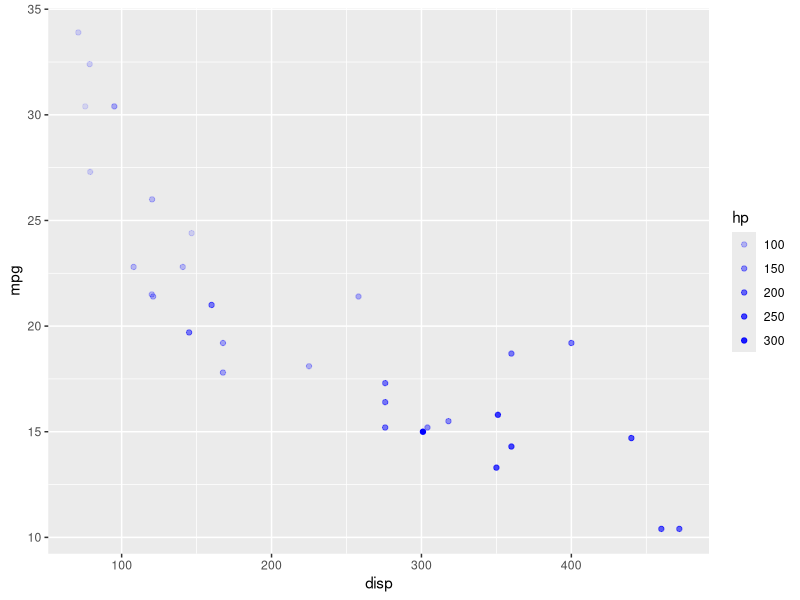
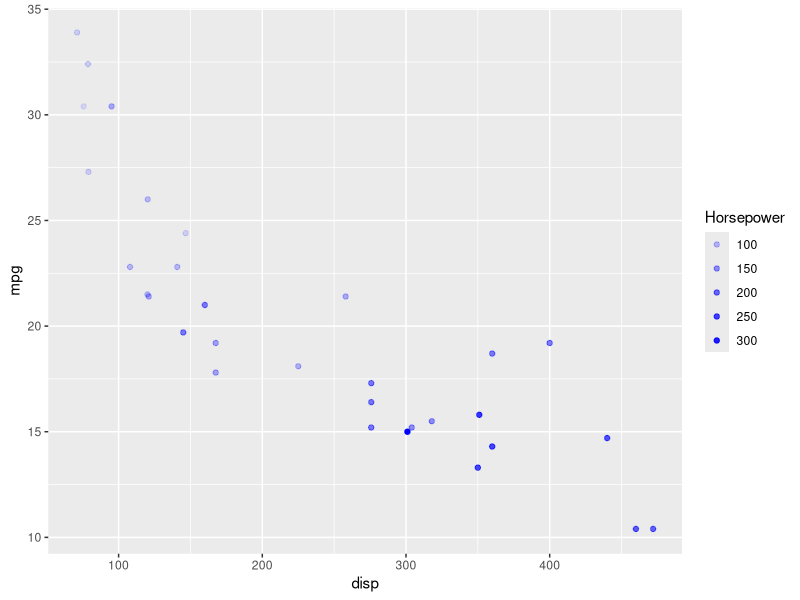
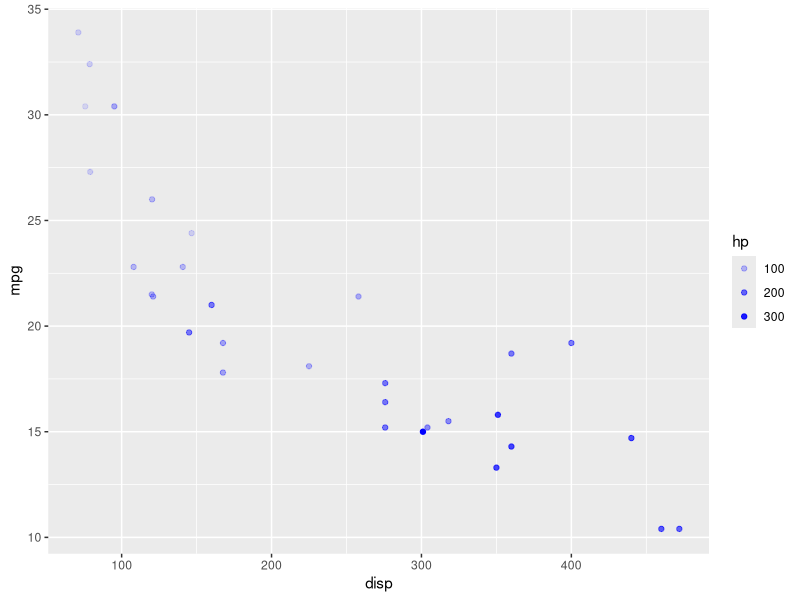
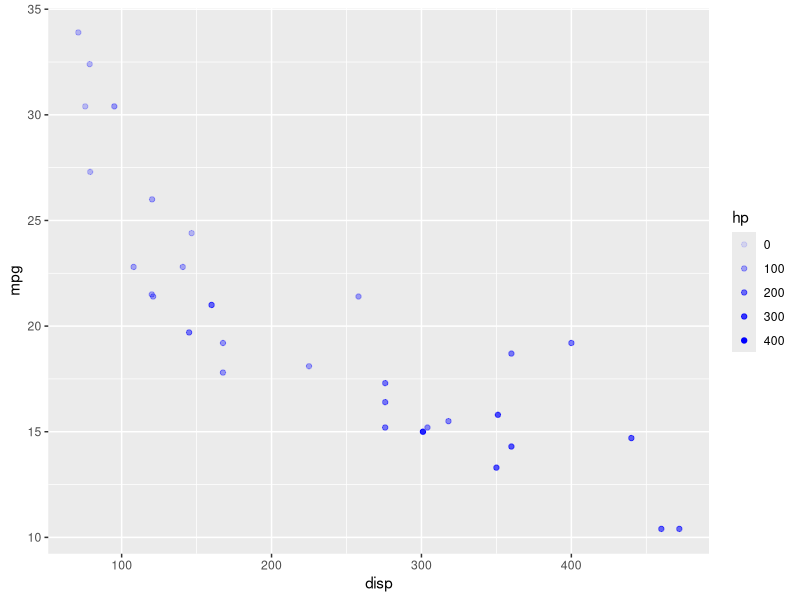
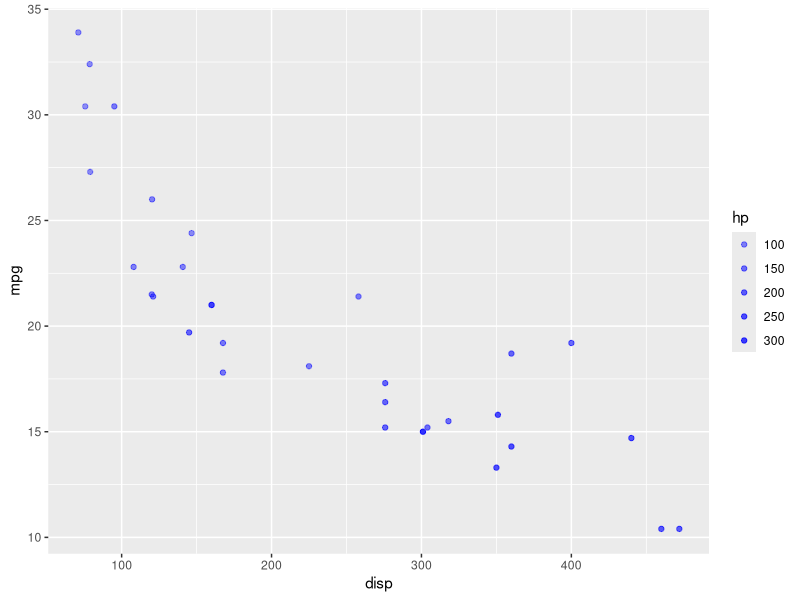
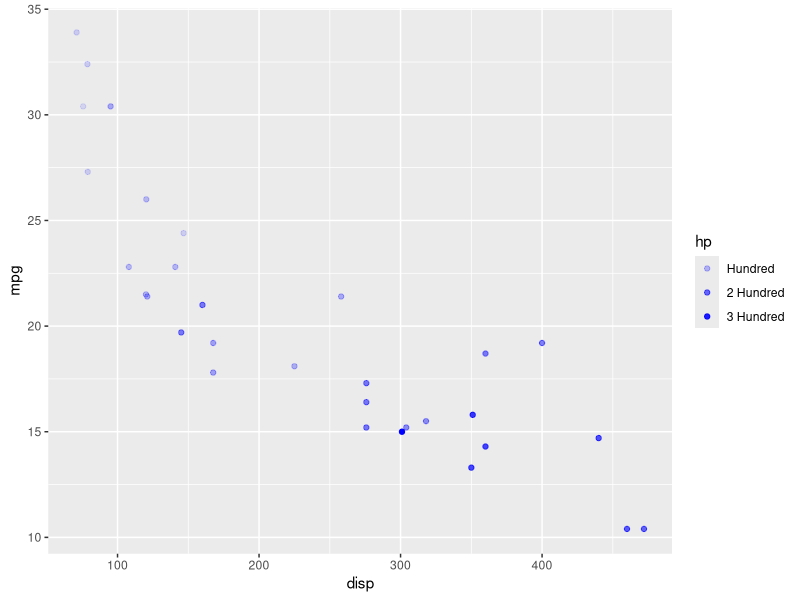
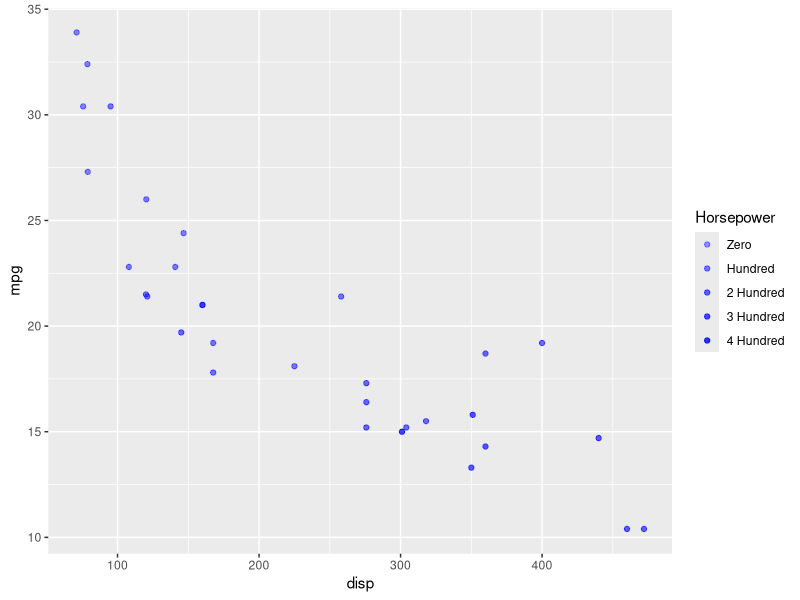
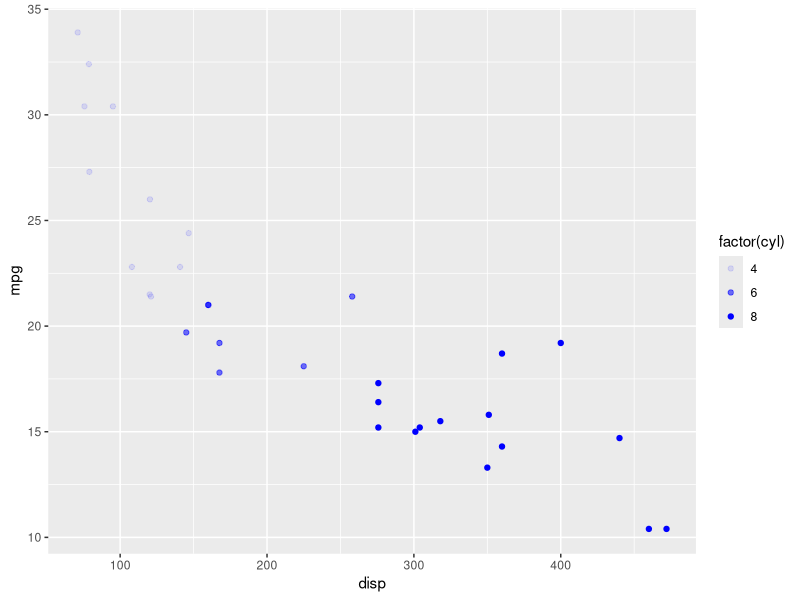

Write the R code that produced these figures, in order.
## ---- chunk 1
library(ggplot2)
library(dplyr)
library(tidyr)
## ---- chunk 2
ggplot(mtcars) +
  geom_point(aes(disp, mpg, alpha = hp), color = 'blue')
## ---- chunk 3
ggplot(mtcars) +
  geom_point(aes(disp, mpg, alpha = hp), color = 'blue') +
  scale_alpha_continuous("Horsepower")
## ---- chunk 4
ggplot(mtcars) +
  geom_point(aes(disp, mpg, alpha = hp), color = 'blue') +
  scale_alpha_continuous(breaks = c(0, 100, 200, 300, 400))
## ---- chunk 5
ggplot(mtcars) +
  geom_point(aes(disp, mpg, alpha = hp), color = 'blue') +
  scale_alpha_continuous(limits = c(0, 400))
## ---- chunk 6
ggplot(mtcars) +
  geom_point(aes(disp, mpg, alpha = hp), color = 'blue') +
  scale_alpha_continuous(range = c(0.4, 0.8))
## ---- chunk 7
ggplot(mtcars) +
  geom_point(aes(disp, mpg, alpha = hp), color = 'blue') +
  scale_alpha_continuous(breaks = c(0, 100, 200, 300, 400),
    labels = c("Zero", "Hundred", "2 Hundred", 
      "3 Hundred", "4 Hundred"))
## ---- chunk 8
ggplot(mtcars) +
  geom_point(aes(disp, mpg, alpha = hp), color = 'blue') +
  scale_alpha_continuous("Horsepower", breaks = c(0, 100, 200, 300, 400),
    limits = c(0, 400), range = c(0.4, 0.8),
    labels = c("Zero", "Hundred", "2 Hundred", 
      "3 Hundred", "4 Hundred"))
## ---- chunk 9
ggplot(mtcars) +
  geom_point(aes(disp, mpg, alpha = factor(cyl)), color = 'blue')
## ---- chunk 10
ggplot(mtcars) +
  geom_point(aes(disp, mpg, alpha = factor(cyl)), color = 'blue') +
  scale_alpha_discrete(name = "Cylinders")
## ---- chunk 11
ggplot(mtcars) +
  geom_point(aes(disp, mpg, alpha = factor(cyl)), color = 'blue') +
  scale_alpha_discrete(breaks = c("4", "6", "8"))
## ---- chunk 12
ggplot(mtcars) +
  geom_point(aes(disp, mpg, alpha = factor(cyl)), color = 'blue') +
  scale_alpha_discrete(range = c(0.4, 0.8))
## ---- chunk 13
ggplot(mtcars) +
  geom_point(aes(disp, mpg, alpha = factor(cyl)), color = 'blue') +
  scale_alpha_discrete(labels = c("Four", "Six", "Eight"))
## ---- chunk 14
ggplot(mtcars) +
  geom_point(aes(disp, mpg, alpha = factor(cyl)), color = 'blue') +
  scale_alpha_discrete(name = "Cylinders", range = c(0.4, 0.8),
    breaks = c("4", "6", "8"), labels = c("Four", "Six", "Eight"))
